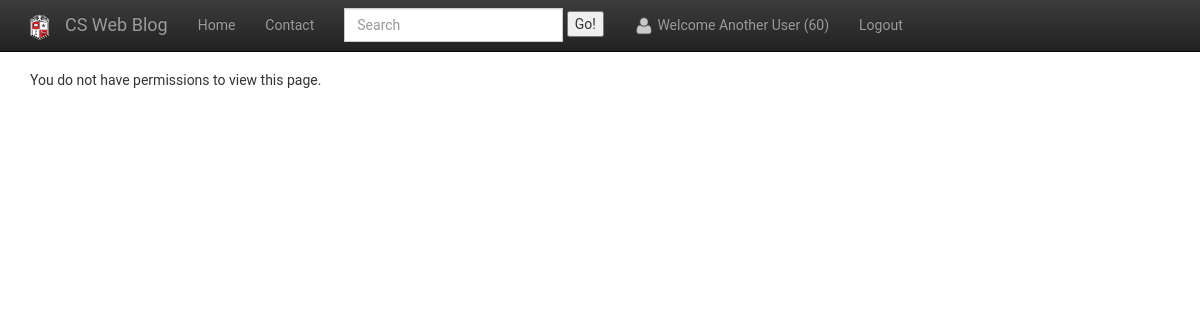
/website/index.php?page=category_questions&id=7 (signed in), run on an earlier commit of the app's database.
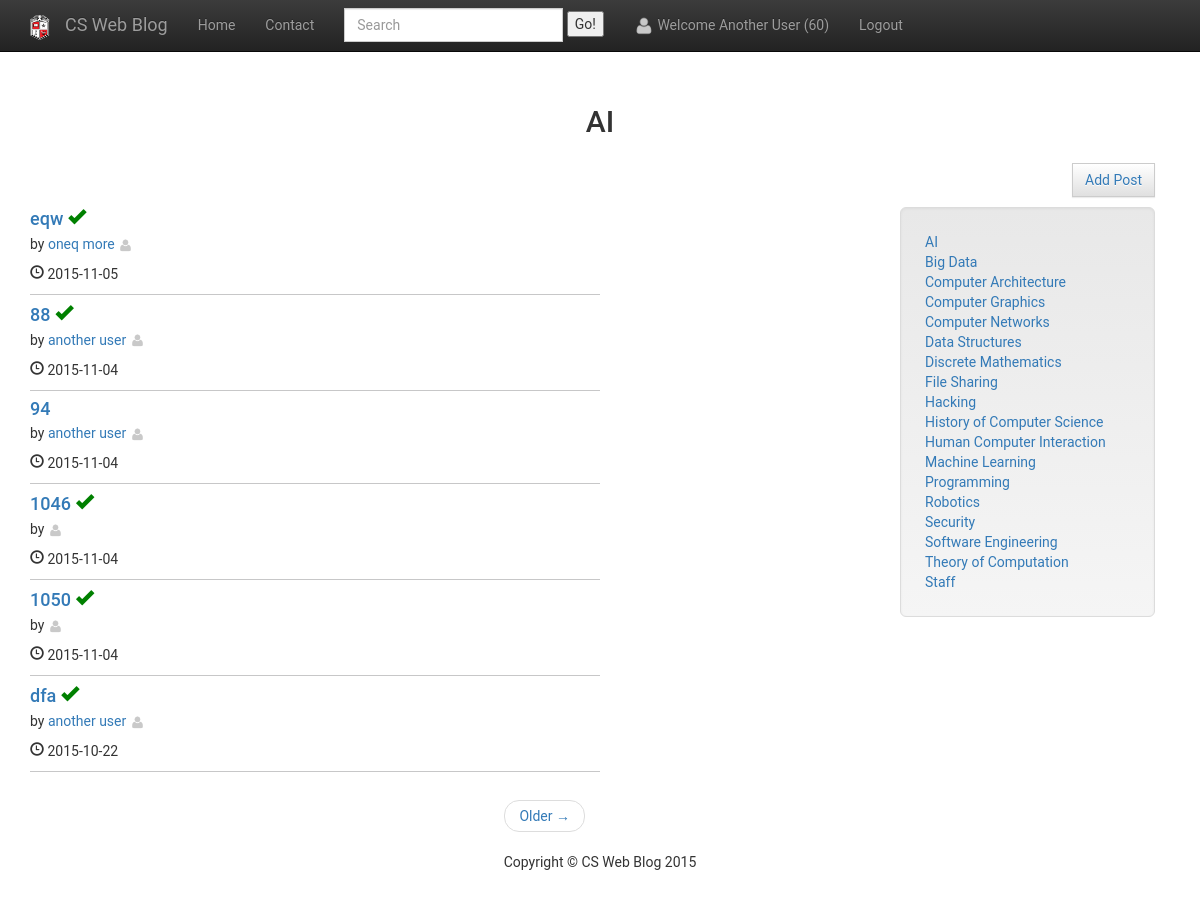
And on a later commit of the database.
### tables this page shows
CREATE TABLE `categories` (
  `id` int(11) NOT NULL,
  `name` varchar(255) NOT NULL,
  `view` int(11) NOT NULL,
  `comment` int(11) NOT NULL,
  `post` int(11) NOT NULL
);

CREATE TABLE `blog_posts` (
  `id` int(11) NOT NULL,
  `title` varchar(255) NOT NULL,
  `post` text NOT NULL,
  `marked` int(11) NOT NULL,
  `category` int(11) NOT NULL,
  `user_id` int(11) NOT NULL,
  `date_posted` date NOT NULL,
  `correctAnswerId` int(11) NOT NULL
);

CREATE TABLE `users` (
  `id` int(11) NOT NULL,
  `first_name` varchar(255) NOT NULL,
  `last_name` varchar(255) NOT NULL,
  `email` varchar(255) NOT NULL,
  `password` varchar(255) NOT NULL,
  `role_id` int(11) NOT NULL,
  `points` int(255) NOT NULL
);

### website/includes/Database.php (called while the page is built, shortened)
<?php
class Database{
    var $mysqli, $result, $q, $affectedRows, $error;
    private $host, $user, $pass, $db;
    function __construct($host, $user, $pass, $db, $autoConnect = true){
        $this->host = $host;
        $this->user = $user;
        $this->pass = $pass;
        $this->db = $db;
        if(!function_exists('mysqli_init') && !extension_loaded('mysqli')){
            $this->error = 'Error: MySQLi is not installed.';
            return false;
        }else{
            if($autoConnect)
                return @$this->connect();
            else
                return false;
        }
    }
    public function connect(){
        $this->mysqli = new MySQLi($this->host, $this->user, $this->pass, $this->db);
    }
    private function clean(){
        $str = $this->q;
        $str = @trim($str);
        $this->q = mysqli_real_escape_string($this->mysqli, $str);
    }
    public function execute($query, $mode = MYSQLI_STORE_RESULT){
        $this->q = $query;
        $result = $this->mysqli->query($query, $mode);
        if(is_object($result) && $result instanceof MySQLi_Result){
            $this->result = $result;
            $this->affectedRows = $this->result->num_rows;
        }else
            $this->affectedRows = $this->mysqli->affected_rows;
        return $this;
    }
    public function fetchRow(){
        return $this->result->fetch_assoc();
    }
    public function fetchAll(){
        $row = array();
        while($f = $this->fetchRow()){
            $row[] = $f;
        }
        return !empty($row) ? $row : array();
    }
    public function numRows(){
        return $this->affectedRows;
    }
}
?>

### website/init.php (called while the page is built, shortened)
<?php
    $DB = new Database(DB_HOST, DB_USER, DB_PASS, DB_DB);
    $Session = new Session();
    $SessionPerson = new SessionPerson($DB, $Session);
    $Categories = new Categories($DB);
    $BlogPosts = new BlogPosts($DB);

### website/includes/SessionPerson.php (called while the page is built, shortened)
<?php
class SessionPerson extends Person {
    private $session;
    public function __construct($db, $session){
        $this->session = $session;
    }
    public function isAuth(){
        if($this->exists("LOGIN-isAuth"))
            return $this->getVariable("LOGIN-isAuth");
        else{
            $isAuth = parent::isAuth();
            $this->addVariable("LOGIN-isAuth", $isAuth);
            return $isAuth;
        }
    }
    public function role(){
        if($this->exists("LOGIN-roleId"))
            return $this->getVariable("LOGIN-roleId");
        else{
            $id = parent::role();
            $this->addVariable("LOGIN-roleId", $id);
            return $id;
        }
    }
    private function getVariable($name){
        return $this->session->get($name);
    }
    private function exists($name){
        return $this->session->exists($name);
    }
}
?>

### website/includes/Session.php (called while the page is built, shortened)
<?php
class Session{
    public function get($name){
        if(isset($_SESSION[$name]))
            return $_SESSION[$name];
        else
            return NULL;
    }
    public function exists($name){
        return isset($name);
    }
}
?>

### website/includes/Page.php (called while the page is built, shortened)
<?php
class Page {
    private $path;
    private $query;
    private $person;
    private $header = "webapp/header.php";
    private $footer = "webapp/footer.php";
    public function __construct($title = "", Person $person = NULL, $show_crumbs = false, $path = ""){
        $this->person = $person;
    }
    public function getURL(){
        $protocol = ((!empty($_SERVER['HTTPS']) && $_SERVER['HTTPS'] != 'off') || $_SERVER['SERVER_PORT'] == 443) ? "https://" : "http://";
        $domainName = $_SERVER['HTTP_HOST'];
        return $protocol.$domainName.dirname($_SERVER['PHP_SELF']);
    }
    public function setCrumbs($show_crumbs){
        $this->show_crumbs = $show_crumbs;
    }
    public function setPath($path){
        $this->path = $path;
    }
    public function isAuth() {
        if(isset($this->person) && $this->person != NULL)
            return $this->person->isAuth();
         else
            return false;
    }
    public function showHeader(){
        include($this->path.$this->header);
    }
    public function showFooter(){
        include ($this->path.$this->footer);
    }
    private function setQuery($q){
        $this->query = $q;
    }
    public function getQueryString(){
        return $this->query;
    }
    public function getQuery($get){
        if(isset($_GET[$get]))
            return $_GET[$get];
        else
            return NULL;
    }
    public function addQuery($name, $query){
        parse_str($this->getQueryString(), $out);
        $out[$name] = $query;
    }
}
?>

### website/includes/DAO.php (called while the page is built, shortened)
<?php
class DAO {
     protected $db;
     protected $table;
    function __construct($db, $table) {
        $this->db = $db;
        $this->table = $table;
    }
    function get($id) {
        return $this->db->execute("SELECT * FROM ".$this->table." WHERE id = '".$id."'")->fetchRow();
    }
}

### website/includes/Categories.php (called while the page is built, shortened)
<?php
class Categories extends DAO {
    function getAllForViewRole($roleId) {
        return $this->db->execute("SELECT * FROM ".$this->table." WHERE `view` <= $roleId ")->fetchAll();
    }
    function allowedToView($id, $roleId) {
        return $this->db->execute("SELECT * FROM ".$this->table." WHERE `view` <= $roleId AND id = $id")->numRows() > 0;
    }
}
?>

### website/includes/BlogPosts.php (called while the page is built, shortened)
<?php
class BlogPosts extends DAO {
    function getAllFromCategoryId($categoryId, $limit = 0, $offset = 0) {
        $q = "SELECT * FROM ".$this->table." WHERE category = '".$categoryId."' ORDER BY id DESC";
        if($limit > 0)
            $q = $q." LIMIT $limit";
        return $this->db->execute($q)->fetchAll();
    }
}

### website/webapp/views/modules/categories.php (the view)
<?php function listCategories(Categories $categories, $roleId = 0) { ?>
<div class = "container col-md-offset-1 col-md-3 pull-right">
    <div class="well well-lg">
        <?php
            $id = 0;
            if(!is_null($roleId)) $id = $roleId;
            foreach($categories->getAllForViewRole($id) as $c) {
                echo '<a href="?page=category_questions&id='.$c['id'].'">'.$c['name'].'</a><br />';
            }
        ?>
    </div>
</div>
<?php } ?>

### website/webapp/views/category_questions.php (shortened to what the changed rows need)
<?php
    $page = new Page("Category Here", $SessionPerson);
	$page->getModule("blogPost");
    $page->getModule("pagination");
	$page->getModule("categories");
	$page->showHeader();
	$number = $page->getQuery("number");
	if(!isset($number)) $number = 1;
	$offset = calcOffset($number);
    if(!is_null($page->getQuery("id")) && $Categories->allowedToView($page->getQuery("id"), $SessionPerson->role())) {
		$id = $page->getQuery("id");
		$c = $Categories->get($id);
		?>
		<div class="container col-md-12">
			<div class="panel-body text-center">
				<h2><?php echo $c["name"]; ?></h2>
			</div>
		</div>
		<div class="container col-md-12" style="margin-bottom: 10px;">
			<?php  if($page->isAuth() && $c["post"] <= $SessionPerson->role()) { ?>
				<button type="button button" class="btn btn-default pull-right">
					<a href="?page=new_post&id=<?php echo $c["id"]; ?>">Add Post<a/>
				</button>
			<?php } ?>
		</div>
		<div class="container col-md-6">
		<?php
			$posts = $BlogPosts->getAllFromCategoryId($id, ITEMS_PER_PAGE, $offset);
			$count = count($posts);
			if($count > 0) {
				foreach ($posts as $b) {
					$user = $Users->get($b["user_id"]);
					$ans = $b["correctAnswerId"] > 0;
					$opened = $b["marked"] == 0;
					if($opened || $page->isAdmin($Role))
						blogPost($b["id"], $b["title"], $user["id"], $user["first_name"], $user["last_name"], $b["date_posted"], $ans, $opened);
				}
				pagination($number, $count, $page);
			}
		?>
		</div>
		<?php
		listCategories($Categories, $SessionPerson->role());
		$page->showFooter();
	} else {
		echo "You do not have permissions to view this page.";
	}
?>

### website/webapp/views/modules/blogPost.php (shortened to what the changed rows need)
<?php function blogPost($blogPostId, $title, $userId, $userFirst, $userLast, $date, $answered = false, $isOpen = true) { ?>
    <div class="row">
        <h4>
            <div>
                <a href="?page=question&id=<?php echo $blogPostId; ?>"><?php echo $title; ?></a>
                <?php if($answered)
                    echo '<span class="glyphicon glyphicon-ok" style="color:green"></span>';
                ?>
                <br/>
            </div>
        </h4>
        <?php $ua = new UserAvatar($userId); ?>
        <p>by <a href="?page=profile&id=<?php echo $userId; ?>"><?php echo $userFirst." ".$userLast." ".$ua->getImage(15, 15); ?></a></p>
        <p><span class="glyphicon glyphicon-time"></span> <?php echo $date; ?></p>
        <hr>
    </div>
<?php } ?>

### website/includes/UserAvatar.php
<?php
class UserAvatar {
    private $userId;
    private $default = ICONS_DIR."default.png";
    function __construct($userId) {
        $this->userId = $userId;
    }
    function getUrl() {
        $p = ICONS_DIR.$this->userId.".png";
        if(!file_exists($p)) $p = $this->default;
        return $p;
    }
    function getImage($h = "20px", $w = "20px") {
        return '<img src="'.$this->getUrl().'" height="'.$h.'" width="'.$w.'" />';
    }
}
?>

### website/webapp/views/modules/pagination.php (shortened to what the changed rows need)
<?php
function pagination($number, $count, Page $page) {
    if($count >= ITEMS_PER_PAGE || !is_null($number)) {
        function changeNumber($number, Page $page) {
            $page->changeQuery("number", $number);
            return $page->getURL()."?".$page->getQueryString();
        }
        ?>
        <ul class="pager">
            <li class="next">
                <?php if($number+1 < $count) { ?>
                    <a href="<?php echo changeNumber($number+1, $page); ?>">Older &rarr;</a>
                <?php } ?>
            </li>
        </ul>
        <?php
    }
}
function calcOffset($number) {
    return ($number * ITEMS_PER_PAGE) - ITEMS_PER_PAGE;
}
?>

### website/webapp/footer.php (shortened to what the changed rows need)
<footer>
    <div class="row">
        <div class="text-center col-md-12">
            <p><?php echo PAGE_FOOTER; ?></p>
        </div>
    </div>
</footer>
</body>
</html>

What changed in the data, as far as the page shows it:
now on this page (row edited): categories: name "AI"
changed categories (number 1 of 18 on the later page): post empty → 0 (drawn)
now on this page (row unchanged): blog_posts: title "eqw", correctAnswerId 25 (drawn), user.first_name "oneq", user.last_name "more", marked 0 (drawn), date_posted "2015-11-05"
now on this page (row unchanged): blog_posts: title "88", correctAnswerId 20 (drawn), user.first_name "another", user.last_name "user", marked 0 (drawn), date_posted "2015-11-04"
now on this page (row unchanged): blog_posts: title "94", user.first_name "another", user.last_name "user", marked 0 (drawn), date_posted "2015-11-04"
now on this page (row unchanged): blog_posts: title "1046", marked 0 (drawn), date_posted "2015-11-04"
now on this page (row unchanged): blog_posts: title "1050", marked 0 (drawn), date_posted "2015-11-04"
now on this page (row unchanged): blog_posts: title "dfa", correctAnswerId 13 (drawn), user.first_name "another", user.last_name "user", marked 0 (drawn), date_posted "2015-10-22"
now on this page (row edited): categories: name "Big Data"
now on this page (row edited): categories: name "Computer Architecture"
now on this page (row edited): categories: name "Computer Graphics"
now on this page (row edited): categories: name "Computer Networks"
now on this page (row edited): categories: name "Data Structures"
now on this page (row edited): categories: name "Discrete Mathematics"
now on this page (row edited): categories: name "File Sharing"
now on this page (row edited): categories: name "Hacking"
now on this page (row edited): categories: name "History of Computer Science"
now on this page (row edited): categories: name "Human Computer Interaction"
now on this page (row edited): categories: name "Machine Learning"
now on this page (row edited): categories: name "Programming"
now on this page (row edited): categories: name "Robotics"
now on this page (row edited): categories: name "Security"
now on this page (row edited): categories: name "Software Engineering"
now on this page (row edited): categories: name "Theory of Computation"
added categories: name "Staff"
Also different on the page:
PAGE_FOOTER: (not shown) → "Copyright © CS Web Blog 2015"
text no longer shown: "You do not have permissions to view this page."
text now shown: "Add Post Older →"
